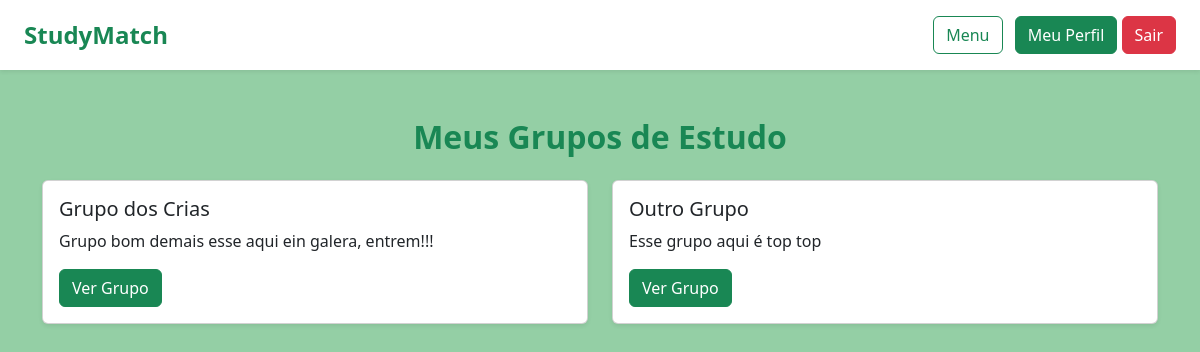
Page /meus-grupos (signed in) on the committed database.
### tables this page shows
CREATE TABLE groups (
                id INTEGER PRIMARY KEY AUTOINCREMENT,
                nome TEXT NOT NULL,
                descricao TEXT,
                materia TEXT,
                estilo TEXT,
                administrador_id INTEGER
            );

### app/routes/group_routes.py (the view)
    @bp.route("/meus-grupos")
    def meus_grupos():
        if "user_id" not in session:
            return redirect("/login")
        user_id = session["user_id"]
        grupos = group_use_case.list_by_user(user_id)
        return render_template("meus_grupos.html", grupos=grupos)

### infra/repositories/group_repository_sqlite.py (called while the page is built)
    def find_by_user(self, user_id):
        cursor = self.conn.cursor()
        cursor.execute("""
            SELECT g.id, g.nome, g.descricao, g.materia, g.estilo, g.administrador_id
            FROM groups g
            JOIN group_participants gp ON gp.grupo_id = g.id
            WHERE gp.usuario_id = ?
        """, (user_id,))
        rows = cursor.fetchall()
        return [Group(*row) for row in rows]

### use_cases/group_use_case.py (called while the page is built)
    def list_by_user(self, user_id):
        return self.repository.find_by_user(user_id)

### app/templates/meus_grupos.html (shortened to what this page needs)
{% extends "base.html" %}
{% block content %}
<h2 class="text-success mb-4 text-center">Meus Grupos de Estudo</h2>
{% if grupos %}
  <div class="row">
    {% for grupo in grupos %}
      <div class="col-md-6 mb-4">
        <div class="card shadow-sm">
          <div class="card-body">
            <h5 class="card-title">{{ grupo.nome }}</h5>
            <p class="card-text">{{ grupo.descricao }}</p>
            <a href="/grupo/{{ grupo.id }}" class="btn btn-success">Ver Grupo</a>
          </div>
        </div>
      </div>
    {% endfor %}
  </div>
{% else %}
  <p class="text-center">Você ainda não participa de nenhum grupo.</p>
{% endif %}
{% endblock %}

### app/static/css/style.css (style rules this page uses)
h1, h2 { font-weight: bold; }
.btn { font-weight: 500; }
body.bg-soft-green { background-color: #94cfa5; font-family: 'Segoe UI', Tahoma, Geneva, Verdana, sans-serif; margin: 0; }

### rows in the picture
groups: nome "Grupo dos Crias", descricao "Grupo bom demais esse aqui ein galera, entrem!!!"
groups: nome "Outro Grupo", descricao "Esse grupo aqui é top top"
